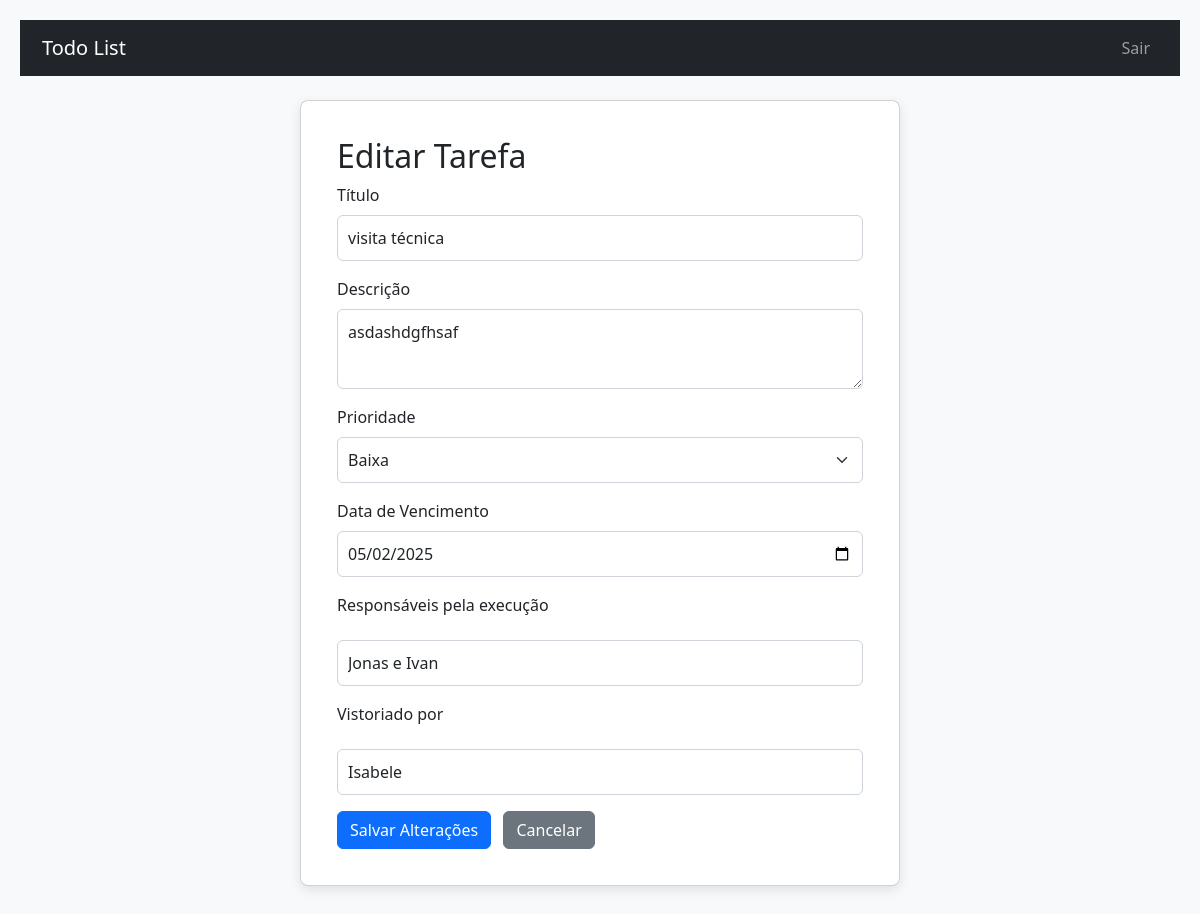
Page /edit_task.php?id=7 (signed in) on the earlier database version.
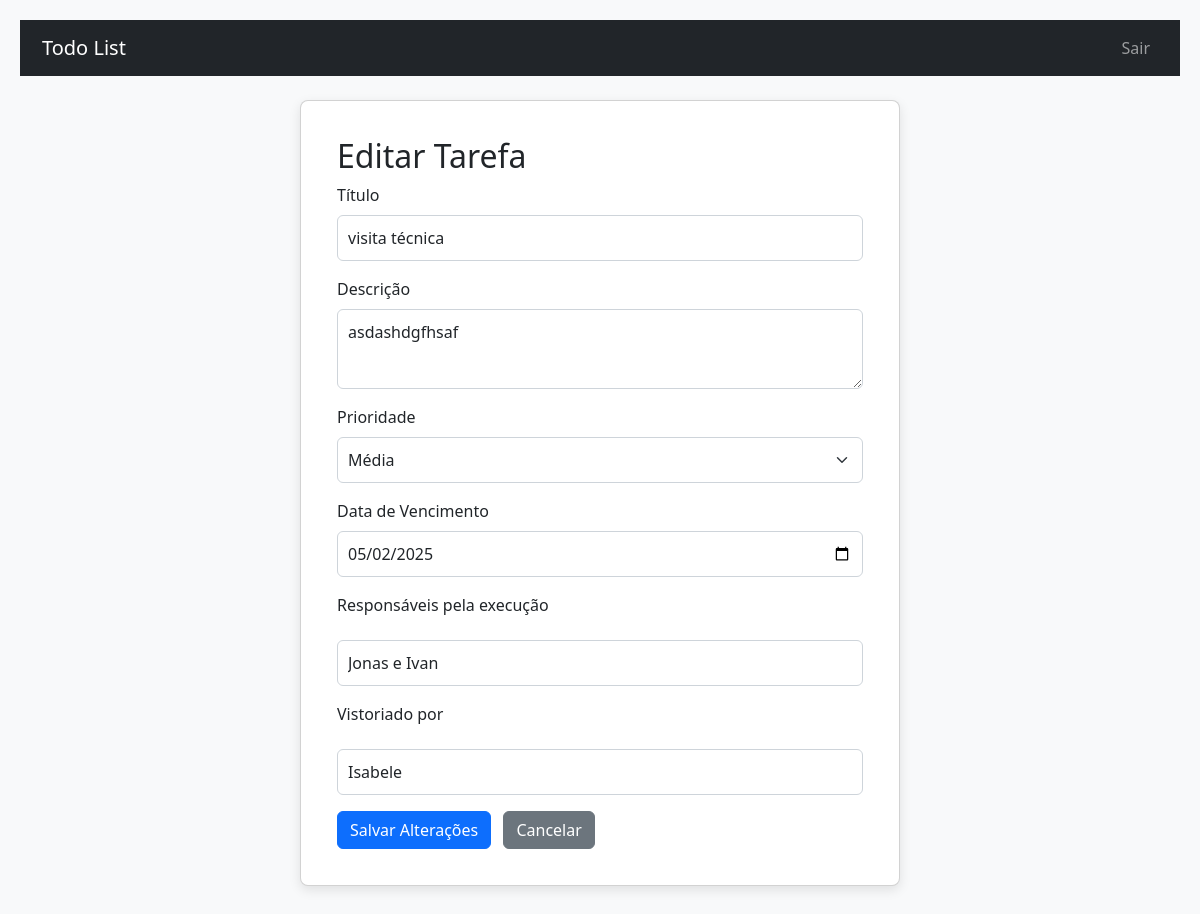
Same page on the later database version.
### tables this page shows
CREATE TABLE "tasks" (
            id INTEGER PRIMARY KEY AUTOINCREMENT,
            user_id INTEGER NOT NULL,
            title TEXT NOT NULL,
            description TEXT,
            priority INTEGER DEFAULT 1,
            status INTEGER DEFAULT 0,
            due_date DATETIME,
            completion_notes TEXT,
            created_at DATETIME DEFAULT CURRENT_TIMESTAMP
        , start_time DATETIME, end_time DATETIME, responsaveis_execucao TEXT, vistoriado_por TEXT, visita_solicitada_por TEXT);

### edit_task.php (the view, shortened to what this page needs)
<?php
$db = Database::getInstance()->getConnection();
$user_id = $_SESSION['user_id'];
$task_id = intval($_GET['id']);
$stmt = $db->prepare('SELECT * FROM tasks WHERE id = :id AND user_id = :user_id');
$stmt->bindValue(':id', $task_id, SQLITE3_INTEGER);
$stmt->bindValue(':user_id', $user_id, SQLITE3_INTEGER);
$result = $stmt->execute();
$task = $result->fetchArray(SQLITE3_ASSOC);
require_once 'includes/header.php';
?>
<div class="card mx-auto" style="max-width: 600px;">
    <div class="card-body">
        <h2 class="card-title">Editar Tarefa</h2>
        <form method="POST">
            <div class="mb-3">
                <label for="title" class="form-label">Título</label>
                <input type="text" id="title" name="title" class="form-control" required value="<?php echo htmlspecialchars($task['title']); ?>">
            </div>
            <div class="mb-3">
                <label for="description" class="form-label">Descrição</label>
                <textarea id="description" name="description" class="form-control"><?php echo htmlspecialchars($task['description']); ?></textarea>
            </div>
            <div class="mb-3">
                <label for="priority" class="form-label">Prioridade</label>
                <select id="priority" name="priority" class="form-select">
                    <option value="1" <?php if ($task['priority'] == 1) echo 'selected'; ?>>Baixa</option>
                    <option value="2" <?php if ($task['priority'] == 2) echo 'selected'; ?>>Média</option>
                </select>
            </div>
            <div class="mb-3">
                <label for="due_date" class="form-label">Data de Vencimento</label>
                <input type="date" id="due_date" name="due_date" class="form-control" value="<?php echo htmlspecialchars($task['due_date']); ?>">
            </div>
            <div class="mb-3">
                <label for="responsaveis_execucao" class="form-label">Responsáveis pela execução</label>
                <input type="text" id="responsaveis_execucao" name="responsaveis_execucao" class="form-control" value="<?php echo htmlspecialchars($task['responsaveis_execucao'] ?? ''); ?>">
            </div>
            <div class="mb-3">
                <label for="vistoriado_por" class="form-label">Vistoriado por</label>
                <input type="text" id="vistoriado_por" name="vistoriado_por" class="form-control" value="<?php echo htmlspecialchars($task['vistoriado_por'] ?? ''); ?>">
            </div>
            <button type="submit" class="btn btn-primary">Salvar Alterações</button>
            <a href="dashboard.php" class="btn btn-secondary ms-2">Cancelar</a>
        </form>
    </div>
</div>
<?php require_once 'includes/footer.php'; ?>

Differences in the rows shown:
changed tasks "visita técnica": priority "Baixa" → "Média"
